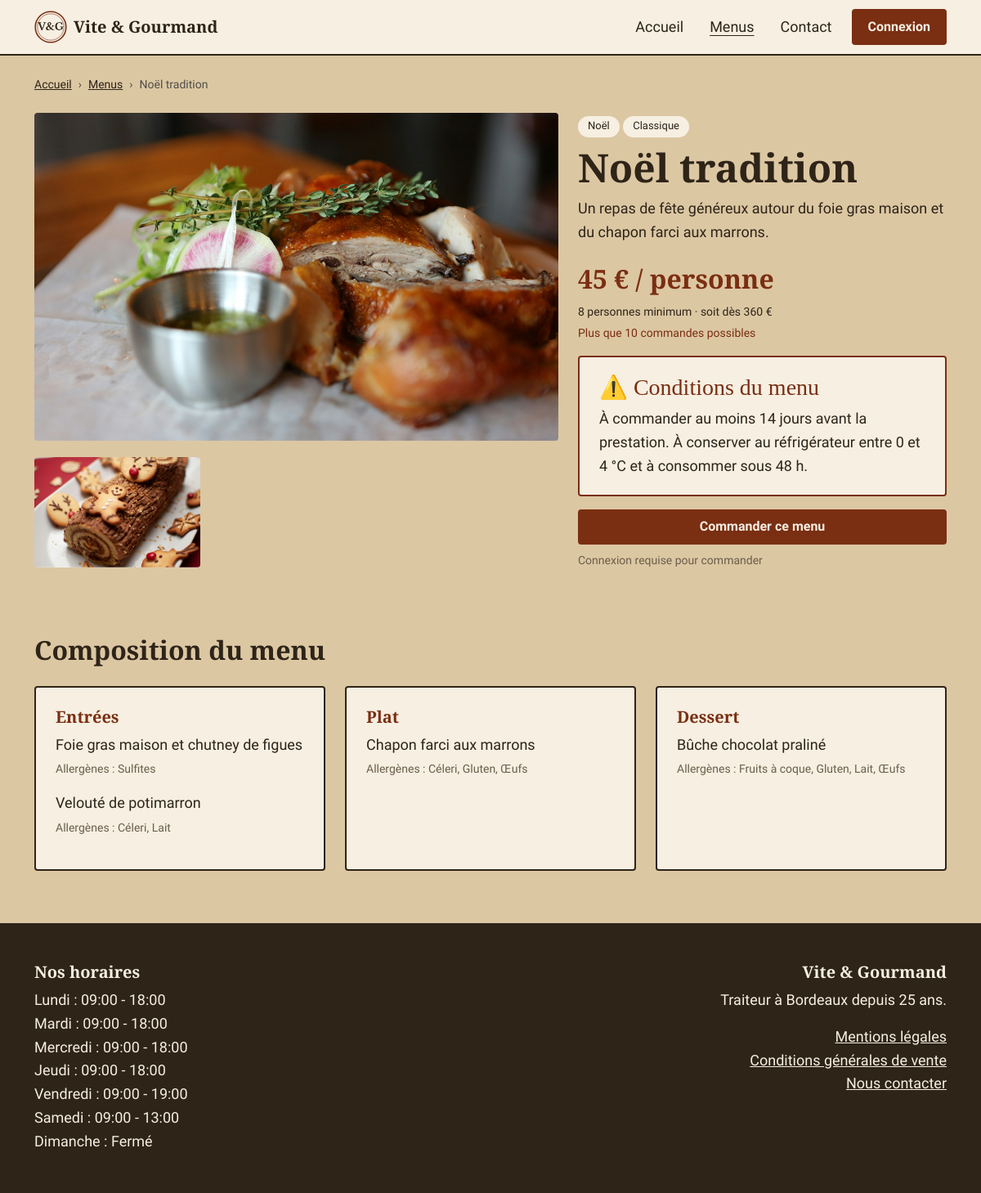
The app's page /menu?id=1 with its own data.
### tables this page shows
CREATE TABLE menu (
  menu_id                 INT AUTO_INCREMENT PRIMARY KEY,
  titre                   VARCHAR(100)  NOT NULL,
  description             TEXT          NOT NULL,
  nombre_personne_minimum INT           NOT NULL,
  prix_par_personne       DECIMAL(8,2)  NOT NULL,
  conditions_menu         TEXT          NULL,
  quantite_restante       INT           NOT NULL DEFAULT 0,
  theme_id                INT           NOT NULL,
  regime_id               INT           NOT NULL,
  CONSTRAINT chk_menu_min   CHECK (nombre_personne_minimum > 0),
  CONSTRAINT chk_menu_prix  CHECK (prix_par_personne >= 0),
  CONSTRAINT chk_menu_stock CHECK (quantite_restante >= 0),
  CONSTRAINT fk_menu_theme  FOREIGN KEY (theme_id)  REFERENCES theme(theme_id),
  CONSTRAINT fk_menu_regime FOREIGN KEY (regime_id) REFERENCES regime(regime_id)
);

CREATE TABLE menu_image (
  image_id          INT AUTO_INCREMENT PRIMARY KEY,
  menu_id           INT          NOT NULL,
  chemin            VARCHAR(255) NOT NULL,
  texte_alternatif  VARCHAR(255) NOT NULL,    
  ordre             INT          NOT NULL DEFAULT 1,
  CONSTRAINT fk_image_menu FOREIGN KEY (menu_id) REFERENCES menu(menu_id) ON DELETE CASCADE
);

CREATE TABLE theme (
  theme_id INT AUTO_INCREMENT PRIMARY KEY,
  libelle  VARCHAR(50) NOT NULL UNIQUE
);

CREATE TABLE regime (
  regime_id INT AUTO_INCREMENT PRIMARY KEY,
  libelle   VARCHAR(50) NOT NULL UNIQUE
);

CREATE TABLE plat (
  plat_id    INT AUTO_INCREMENT PRIMARY KEY,
  titre_plat VARCHAR(100) NOT NULL,
  type       ENUM('entree','plat','dessert') NOT NULL,
  photo      VARCHAR(255) NULL
);

CREATE TABLE horaire (
  horaire_id      INT AUTO_INCREMENT PRIMARY KEY,
  jour            VARCHAR(10) NOT NULL UNIQUE,
  heure_ouverture TIME NULL,    
  heure_fermeture TIME NULL
);

### views/menus/detail.php (the view, shortened to what the rows shown need)
<?php
$libelles = ['entree' => 'Entrée', 'plat' => 'Plat', 'dessert' => 'Dessert'];
$principale = $images[0] ?? null;
$vignettes = array_slice($images, 1);
$id = (int) $menu['menu_id'];
$minimum = (int) $menu['nombre_personne_minimum'];
$stock = (int) $menu['quantite_restante'];
?>
<section class="section pt-4">
    <div class="container">
        <nav aria-label="Fil d'Ariane">
            <ol class="breadcrumb fil-ariane" style="--bs-breadcrumb-divider: '›';">
                <li class="breadcrumb-item"><a href="/">Accueil</a></li>
                <li class="breadcrumb-item"><a href="/menus">Menus</a></li>
                <li class="breadcrumb-item active" aria-current="page"><?= e($menu['titre']) ?></li>
            </ol>
        </nav>
        <div class="row g-4">
            <div class="col-lg-7">
                <?php if ($principale): ?>
                    <img class="detail-photo" src="/<?= e($principale['chemin']) ?>"
                         alt="<?= e($principale['texte_alternatif']) ?>" width="800" height="500">
                <?php endif; ?>
                <?php if ($vignettes): ?>
                    <div class="row g-3 mt-1">
                        <?php foreach ($vignettes as $image): ?>
                            <div class="col-4">
                                <img class="detail-vignette" src="/<?= e($image['chemin']) ?>"
                                     alt="<?= e($image['texte_alternatif']) ?>" width="260" height="120" loading="lazy">
                            </div>
                        <?php endforeach; ?>
                    </div>
                <?php endif; ?>
            </div>
            <div class="col-lg-5">
                <p class="mb-2">
                    <span class="badge-kraft badge-papier"><?= e($menu['theme']) ?></span>
                    <?php if ($menu['regime'] !== $menu['theme']): ?>
                        <span class="badge-kraft badge-papier"><?= e($menu['regime']) ?></span>
                    <?php endif; ?>
                </p>
                <h1><?= e($menu['titre']) ?></h1>
                <p><?= e($menu['description']) ?></p>
                <p class="prix-grand"><?= prix($menu['prix_par_personne']) ?> € / personne</p>
                <p class="petit mb-1">
                    <?= $minimum ?> personnes minimum ·
                    <span class="text-nowrap">soit dès <?= prix($menu['prix_par_personne'] * $minimum) ?> €</span>
                </p>
                <?php if ($stock > 0): ?>
                    <p class="petit texte-brique">
                        Plus que <?= $stock ?> commande<?= $stock > 1 ? 's' : '' ?> possible<?= $stock > 1 ? 's' : '' ?>
                    </p>
                <?php endif; ?>
                <?php if ($menu['conditions_menu']): ?>
                    <div class="encadre-conditions my-3">
                        <h2 class="h3 texte-brique"><span aria-hidden="true">⚠️</span> Conditions du menu</h2>
                        <p class="mb-0"><?= nl2br(e($menu['conditions_menu'])) ?></p>
                    </div>
                <?php endif; ?>
                <?php if ($stock <= 0): ?>
                    <p class="fw-bold">Ce menu n'est plus disponible pour le moment.</p>
                <?php elseif ($connecte): ?>
                    <a class="btn btn-brique w-100" href="/commande?menu=<?= $id ?>">Commander ce menu</a>
                <?php else: ?>
                    <a class="btn btn-brique w-100" href="/connexion?retour=<?= urlencode('/commande?menu=' . $id) ?>">
                        Commander ce menu
                    </a>
                    <p class="petit allergenes mt-2">Connexion requise pour commander</p>
                <?php endif; ?>
            </div>
        </div>
    </div>
</section>
<section class="section pt-0" aria-labelledby="titre-composition">
    <div class="container">
        <h2 id="titre-composition" class="mb-4">Composition du menu</h2>
        <div class="row g-4">
            <?php foreach ($composition as $type => $plats): ?>
                <div class="col-md-4">
                    <div class="carte">
                        <h3 class="texte-brique"><?= $libelles[$type] . (count($plats) > 1 ? 's' : '') ?></h3>
                        <?php foreach ($plats as $plat): ?>
                            <p class="mb-1"><?= e($plat['titre_plat']) ?></p>
                            <p class="petit allergenes">Allergènes : <?= e($plat['allergenes'] ?? 'aucun') ?></p>
                        <?php endforeach; ?>
                    </div>
                </div>
            <?php endforeach; ?>
        </div>
    </div>
</section>

### views/layout.php (shortened to what the rows shown need)
<!DOCTYPE html>
<html lang="fr">
<head>
    <link href="https://cdn.jsdelivr.net/npm/bootstrap@5.3.3/dist/css/bootstrap.min.css" rel="stylesheet">
    <link href="/assets/css/style.css" rel="stylesheet">
</head>
<body class="d-flex flex-column min-vh-100">
<main id="contenu" class="flex-grow-1">
        <?= $contenu ?>
</main>
<footer class="pied">
    <div class="container">
        <div class="row g-4">
            <div class="col-md-6">
                <h2>Nos horaires</h2>
                <ul class="list-unstyled mb-0">
                    <?php foreach ($horaires as $horaire): ?>
                        <li>
                            <?= e($horaire['jour']) ?> :
                            <?php if ($horaire['heure_ouverture'] === null): ?>
                                Fermé
                            <?php else: ?>
                                <?= e(substr($horaire['heure_ouverture'], 0, 5)) ?> - <?= e(substr($horaire['heure_fermeture'], 0, 5)) ?>
                                <?php endif; ?>
                        </li>
                    <?php endforeach; ?>
                </ul>
            </div>
            <div class="col-md-6 text-md-end">
                <h2>Vite &amp; Gourmand</h2>
            </div>
        </div>
    </div>
</footer>
</body>
</html>

### records on screen
menu: titre "Noël tradition", theme.libelle "Noël", regime.libelle "Classique", description "Un repas de fête généreux autour du foie gras maison et du chapon farci aux marrons.", prix_par_personne "45", nombre_personne_minimum "8", prix($menu['prix_par_personne'] * $minimum) "360", quantite_restante "10", conditions_menu "À commander au moins 14 jours avant la prestation. À conserver au réfrigérateur entre 0 et 4 °C et à consommer sous 48 h."
menu_image: chemin (picture)
menu_image: chemin (picture)
plat: titre_plat "Foie gras maison et chutney de figues", allergenes "Sulfites"
plat: titre_plat "Velouté de potimarron", allergenes "Céleri, Lait"
plat: titre_plat "Chapon farci aux marrons", allergenes "Céleri, Gluten, Œufs"
plat: titre_plat "Bûche chocolat praliné", allergenes "Fruits à coque, Gluten, Lait, Œufs"
horaire: jour "Lundi", heure_ouverture "09:00", heure_fermeture "18:00"
horaire: jour "Mardi", heure_ouverture "09:00", heure_fermeture "18:00"
horaire: jour "Mercredi", heure_ouverture "09:00", heure_fermeture "18:00"
horaire: jour "Jeudi", heure_ouverture "09:00", heure_fermeture "18:00"
horaire: jour "Vendredi", heure_ouverture "09:00", heure_fermeture "19:00"
horaire: jour "Samedi", heure_ouverture "09:00", heure_fermeture "13:00"
horaire: jour "Dimanche", shows "Fermé"

### other values on screen
$libelles[$type] "Entrée"
$libelles[$type] "Plat"
$libelles[$type] "Dessert"
